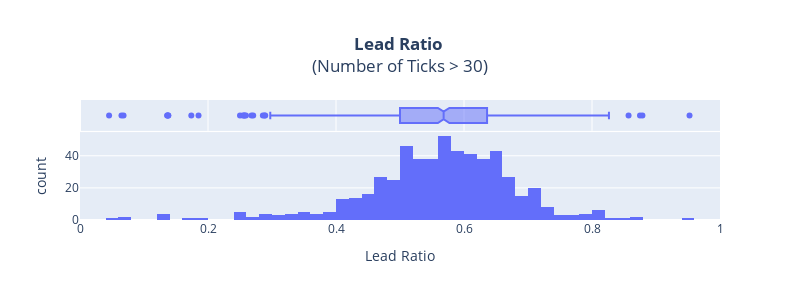

Write notebook code for a chart like this one.
### Code cell
df['Lead Ratio'].fillna(0, inplace=True)
dfs = df[(df['Num Ticks']>=30)]

col=dfs['Lead Ratio']

fig1 = px.histogram(col, marginal='box', width=800, height=300, title="<b>Lead Ratio</b> <br>(Number of Ticks > 30)<br>")
fig1.update_layout(showlegend=False, title_x=0.5)
fig1.update_xaxes(title="Lead Ratio", row=1,col=1, range=[0,1])
fig1.write_html('Tick_Cutoff_30.html')
fig1

### Figure 1 — Plotly figure (JSON) as saved in the notebook; plotly's stock layout.template omitted (floating-point values rounded to 4 significant figures; data arrays with more than 128 entries replaced by an {"elided": "..."} marker saying what was removed)
{"data": [{"alignmentgroup": "True", "bingroup": "x", "hovertemplate": "variable=Lead Ratio<br>value=%{x}<br>count=%{y}<extra></extra>", "legendgroup": "Lead Ratio", "marker": {"color": "#636efa", "pattern": {"shape": ""}}, "name": "Lead Ratio", "offsetgroup": "Lead Ratio", "orientation": "v", "showlegend": true, "type": "histogram", "x": {"elided": "566 float values"}, "xaxis": "x", "yaxis": "y"}, {"alignmentgroup": "True", "hovertemplate": "variable=Lead Ratio<br>value=%{x}<extra></extra>", "legendgroup": "Lead Ratio", "marker": {"color": "#636efa"}, "name": "Lead Ratio", "notched": true, "offsetgroup": "Lead Ratio", "showlegend": false, "type": "box", "x": {"elided": "566 float values"}, "xaxis": "x2", "yaxis": "y2"}], "layout": {"barmode": "relative", "height": 300, "legend": {"title": {"text": "variable"}, "tracegroupgap": 0}, "showlegend": false, "title": {"text": "<b>Lead Ratio</b> <br>(Number of Ticks > 30)<br>", "x": 0.5}, "width": 800, "xaxis": {"anchor": "y", "domain": [0, 1], "range": [0, 1], "title": {"text": "Lead Ratio"}}, "xaxis2": {"anchor": "y2", "domain": [0, 1], "matches": "x", "showgrid": true, "showticklabels": false}, "yaxis": {"anchor": "x", "domain": [0, 0.7326], "title": {"text": "count"}}, "yaxis2": {"anchor": "x2", "domain": [0.7426, 1], "matches": "y2", "showgrid": false, "showline": false, "showticklabels": false, "ticks": ""}}}
